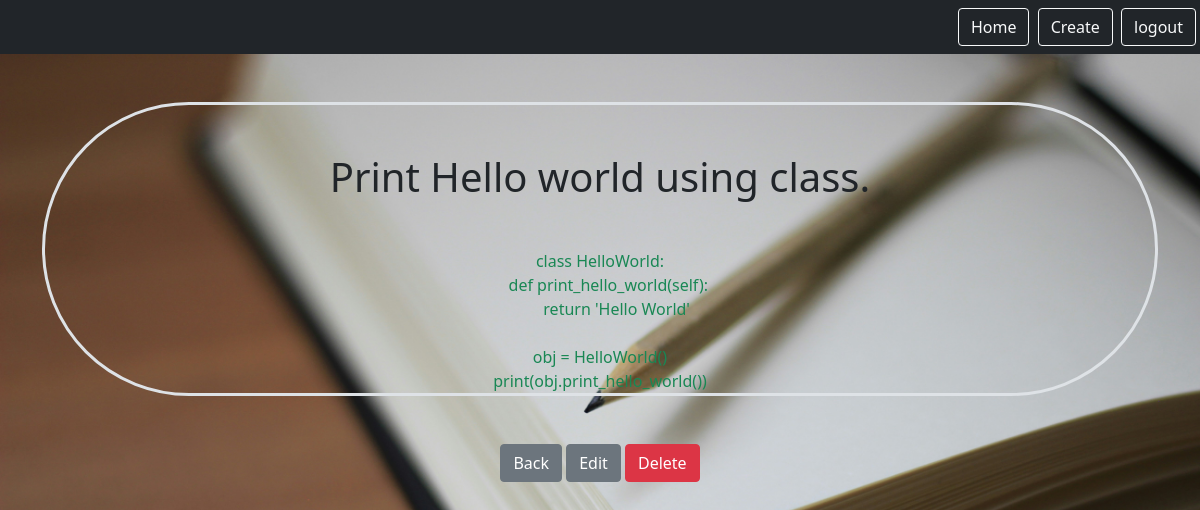
/smart/notes/4 (signed in), run on the app's committed database.
### notes/models.py (models this page shows)
class Notes(models.Model):
    title = models.CharField(max_length=200)
    text = models.TextField()
    created = models.DateTimeField(auto_now_add=True)
    user = models.ForeignKey(User, on_delete=models.CASCADE, related_name="notes")

### notes/views.py (the view)
# urls.py: path('notes/<int:pk>', views.NotesDetailView.as_view(), name="notes.detail"),
class NotesDetailView(LoginRequiredMixin, DetailView):
    model = Notes
    context_object_name = "note"
    login_url = "/login"

### notes/templates/notes/notes_detail.html (shortened to what this page needs)
{% extends 'base.html' %}
{% block content %}
    <div class="border border-3 rounded-pill">
        <div><h1 class="my-5">{{ note.title }}</h1>
            <div style="white-space: pre-wrap;" class="text-success">{{ note.text|linebreaksbr }}</div>
        </div>
    </div>
<a href="{% url 'notes.list' %}" class="btn btn-secondary my-5">Back</a>
<a href="{% url 'notes.update' pk=note.id %}" class="btn btn-secondary">Edit</a>
<a href="{% url 'notes.delete' pk=note.id %}" class="btn btn-danger">Delete</a>
{% endblock %}

### data on the page
Notes: title "Print Hello world using class.", text "class HelloWorld: def print_hello_world(self): return 'Hello World' obj = HelloWorld() print(obj.print_hello_world())"
